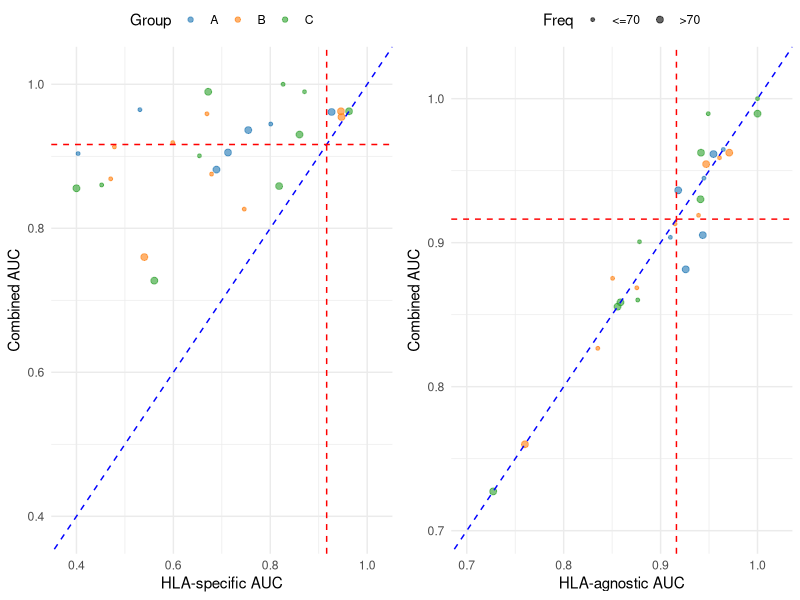
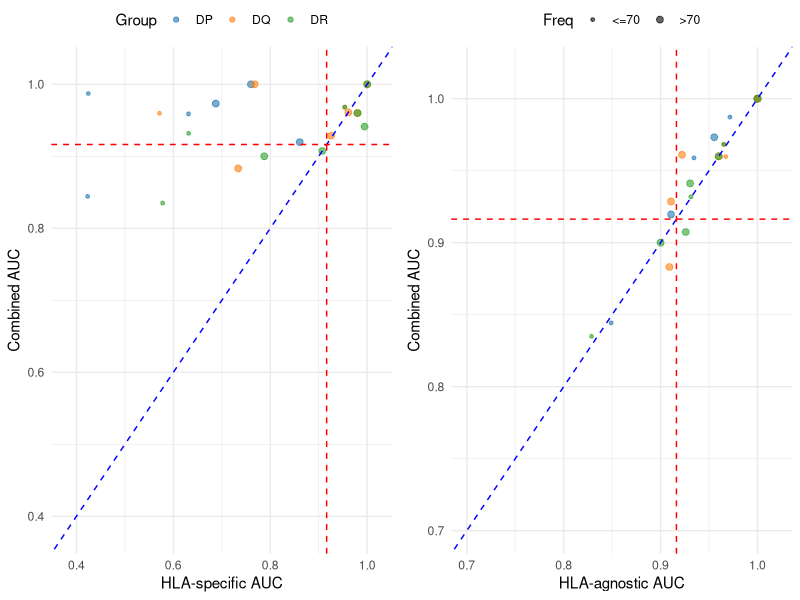

The R source for these figures, in order:
library(ggplot2)
library(dplyr)
library(ggrepel)
library(gridExtra)
library(grid)
library(readxl)

df1 = read_excel("../../codes/result_tables/Table_S1.xlsx", sheet = "HLA I")
df2 = read_excel("../../codes/result_tables/Table_S1.xlsx", sheet = "HLA II")

df1$size_category = rep("<=70", nrow(df1))
df1$size_category[which(df1$HLA_frequency>70)] = ">70"

df2$size_category = rep("<=70", nrow(df2))
df2$size_category[which(df2$HLA_frequency>70)] = ">70"

baseline = 0.9163461538461538
colors_ <- c("#1f77b4", "#ff7f0e", "#2ca02c")

p1 = ggplot(df1, aes(x = specific_AUC, y = combined_AUC, size = size_category, color = HLA_group)) +
  geom_point(alpha = 0.6, show.legend = T) +
  scale_size_manual(
    name = "Freq",
    values = c("<=70" = 1, ">70" = 2),  # adjust sizes as needed
    labels = c("<=70", ">70")
  ) +
  geom_abline(intercept = 0, slope = 1, linetype = "dashed", color = "blue") + 
  geom_vline(xintercept = baseline,linetype = "dashed", color = "red") + 
  geom_hline(yintercept = baseline,linetype = "dashed", color = "red") + 
  scale_color_manual(name = "Group", values = colors_) +  # Specify the custom color palette+
  xlab("HLA-specific AUC") + 
  ylab("Combined AUC") + 
  xlim(0.38, 1.02) + 
#  ylim(0.7, 1.02) +
  ylim(0.38, 1.02) + 
  theme_minimal()+
  theme(plot.title = element_text(hjust = 0.5, size = 14),
        # axis.title.x = element_blank(),
        # axis.title.y = element_blank(),
        legend.position = "top",
        legend.box = "horizontal",
        legend.margin = margin(0, 0, 0, 0),  # trim outer margin
        legend.spacing.y = unit(0, "mm")) +
  guides(color = guide_legend(nrow = 1), 
         size = "none")

p2 = ggplot(df1, aes(x = agnostic_AUC, y = combined_AUC, size = size_category, color = HLA_group, label = HLA_name)) +
  geom_point(alpha = 0.6, show.legend = T) +
  scale_size_manual(
    name = "Freq",
    values = c("<=70" = 1, ">70" = 2),  # adjust sizes as needed
    labels = c("<=70", ">70")
  ) +
  #geom_text_repel(data=subset(df1, abs(combined_AUC - agnostic_AUC)>0.03 ), size = 1.5, vjust = 1, show.legend = FALSE) +  # Use ggrepel for better label placement
  geom_abline(intercept = 0, slope = 1, linetype = "dashed", color = "blue") + 
  geom_vline(xintercept = baseline,linetype = "dashed", color = "red") + 
  geom_hline(yintercept = baseline,linetype = "dashed", color = "red") + 
  scale_color_manual(name = "Group", values = colors_) + 
  xlab("HLA-agnostic AUC") + 
  ylab("Combined AUC") + 
  xlim(0.7, 1.02) + 
  ylim(0.7, 1.02) +
  theme_minimal()+
  theme(plot.title = element_text(hjust = 0.5, size = 14),
        # axis.title.x = element_blank(),
        # axis.title.y = element_blank(),
        legend.position = "top",
        legend.box = "horizontal",
        legend.margin = margin(0, 0, 0, 0),  # trim outer margin
        legend.spacing.y = unit(0, "mm") ) +
  guides(color = "none", 
         size = guide_legend(nrow = 1))

p3 = ggplot(df2, aes(x = specific_AUC, y = combined_AUC, size = size_category, color = HLA_group)) +
  geom_point(alpha = 0.6, show.legend = T) +
  scale_size_manual(
    name = "Freq",
    values = c("<=70" = 1, ">70" = 2),  # adjust sizes as needed
    labels = c("<=70", ">70")
  ) +
  geom_abline(intercept = 0, slope = 1, linetype = "dashed", color = "blue") +  
  geom_vline(xintercept = baseline,linetype = "dashed", color = "red") +  
  geom_hline(yintercept = baseline,linetype = "dashed", color = "red") +  
  scale_color_manual(name = "Group", values = colors_) +  # Specify the custom color palette+
  xlab("HLA-specific AUC") + 
  ylab("Combined AUC") + 
  xlim(0.38, 1.02) + 
#  ylim(0.7, 1.02) +
  ylim(0.38, 1.02) +
  theme_minimal()+
  theme(plot.title = element_text(hjust = 0.5, size = 14),
        # axis.title.x = element_blank(),
        # axis.title.y = element_blank(),
        legend.position = "top",
        legend.box = "horizontal",
        legend.margin = margin(0, 0, 0, 0),  # trim outer margin
        legend.spacing.y = unit(0, "mm") ) +
  # guides(color = "none", 
  guides(color = guide_legend(nrow = 1), 
         size = "none")

p4 = ggplot(df2, aes(x = agnostic_AUC, y = combined_AUC, size = size_category, color = HLA_group, label = HLA_name)) +
  geom_point(alpha = 0.6, show.legend = T) +
  scale_size_manual(
    name = "Freq",
    values = c("<=70" = 1, ">70" = 2),  # adjust sizes as needed
    labels = c("<=70", ">70")
  ) +
  # geom_text_repel(data=subset(df2, abs(combined_AUC - agnostic_AUC)>0.03), size = 1, vjust = -1, show.legend = FALSE) +  # Use ggrepel for better label placement
  geom_abline(intercept = 0, slope = 1, linetype = "dashed", color = "blue") +  
  geom_vline(xintercept = baseline,linetype = "dashed", color = "red") +  
  geom_hline(yintercept = baseline,linetype = "dashed", color = "red") +  
  scale_color_manual(name = "Group", values = colors_) +  
  xlab("HLA-agnostic AUC") + 
  ylab("Combined AUC") + 
  xlim(0.7, 1.02) + 
  ylim(0.7, 1.02) +
  theme_minimal()+
  theme(plot.title = element_text(hjust = 0.5, size = 14),
        # axis.title.x = element_blank(),
        # axis.title.y = element_blank(),
        legend.position = "top",
        legend.box = "horizontal",
        legend.margin = margin(0, 0, 0, 0),  # trim outer margin
        legend.spacing.y = unit(0, "mm")) +
  guides(color = "none", 
         size = guide_legend(nrow = 1))

pdf("figure3_panels/Fig3A.pdf", width = 4.8, height = 3)
grid.arrange(
  arrangeGrob(
    p1, p2,
    nrow=1
  )
)
dev.off()

pdf("figure3_panels/Fig3B.pdf", width = 4.8, height = 3)
grid.arrange(
  arrangeGrob(
    p3,p4,
    nrow=1
  )
)
dev.off()

sessionInfo()
q(save = "no")


